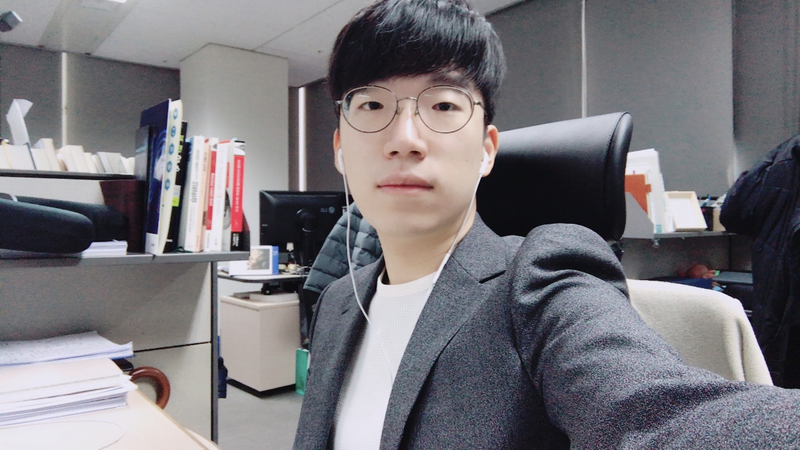
#> input picture Exploration/Ex04/human_segmentation/images/my_image.png, 800 x 450 px, found by its file name
$ jupyter execute --allow-errors baseline.ipynb
#> lines starting #> are read from the running program, lines starting #| are printed output that depends on the picture
[cell 1]
# os: Operating System의 줄임말로, 운영체제에서 제공되는 여러 기능을 파이썬에서 사용할 수 있도록 함 (Ex. 디렉토리 경로 이동, 시스템 환경 변수 가져오기 등)
# urllib: URL 작업을 위한 여러 모듈을 모은 패키지. (Ex. urllib.request, urllib.parse, ...)
# cv2: OpenCV 라이브러리로, 실시간 컴퓨터 비전을 목적으로 한 프로그래밍 라이브러리
# numpy(NumPy): 행렬이나 대규모 다차원 배열을 쉽게 처리할 수 있도록 지원하는 라이브러리. 데이터 구조 외에도 수치 계산을 위해 효율적으로 구현된 기능을 제공
# pixellib: 이미지 및 비디오 segmentation을 수행하기 위한 라이브러리.
# pixellib.semantic: segmentation 기법 중, semantic segmentation을 쉽게 사용할 수 있도록 만든 라이브러리
# matplotlib: 파이썬 프로그래밍 언어 및 수학적 확장 NumPy 라이브러리를 활용한 플로팅 라이브러리로, 데이터 시각화 도구
import os
import urllib
import cv2
import numpy as np
from pixellib.semantic import semantic_segmentation
from matplotlib import pyplot as plt

[cell 2]
# os 모듈에 있는 getenv() 함수를 이용하여 읽고싶은 파일의 경로를 file_path에 저장
# 준비한 이미지 파일의 경로를 이용하여, 이미지 파일을 읽음
# cv2.imread(경로): 경로에 해당하는 이미지 파일을 읽어서 변수에 저장
img_path = '/workspace/aiffel/human_segmentation/images/my_image.png'
img_orig = cv2.imread(img_path)
#> img_orig is the input picture: shape (450, 800, 3); mean B, G, R 123.2, 118.1, 120.4

print(img_orig.shape)
#| (450, 800, 3)

# cv2.cvtColor(입력 이미지, 색상 변환 코드): 입력 이미지의 색상 채널을 변경
# cv2.COLOR_BGR2RGB: 이미지 색상 채널을 변경 (BGR 형식을 RGB 형식으로 변경)
# plt.imshow(): 저장된 데이터를 이미지의 형식으로 표시, 입력은 RGB(A) 데이터 혹은 2D 스칼라 데이터
# https://matplotlib.org/stable/api/_as_gen/matplotlib.pyplot.imshow.html
# plt.show(): 현재 열려있는 모든 figure를 표시 (여기서 figure는 이미지, 그래프 등)
# https://matplotlib.org/stable/api/_as_gen/matplotlib.pyplot.show.html
plt.imshow(cv2.cvtColor(img_orig, cv2.COLOR_BGR2RGB))
plt.show()

[cell 3]
# 저장할 파일 이름을 결정합니다
# 1. os.getenv(x)함수는 환경 변수x의 값을 포함하는 문자열 변수를 반환합니다. model_dir 에 "/aiffel/human_segmentation/models" 저장
# 2. #os.path.join(a, b)는 경로를 병합하여 새 경로 생성 model_file 에 "/aiffel/aiffel/human_segmentation/models/deeplabv3_xception_tf_dim_ordering_tf_kernels.h5" 저장
# 1
model_dir = '/workspace/aiffel/human_segmentation/models'
# 2
model_file = os.path.join(
    model_dir, 'deeplabv3_xception_tf_dim_ordering_tf_kernels.h5')

# PixelLib가 제공하는 모델의 url입니다
model_url = 'https://github.com/ayoolaolafenwa/PixelLib/releases/download/1.1/deeplabv3_xception_tf_dim_ordering_tf_kernels.h5'

# 다운로드를 시작합니다
# urllib 패키지 내에 있는 request 모듈의 urlretrieve 함수를 이용해서 model_url에 있는 파일을 다운로드 해서 model_file 파일명으로 저장
urllib.request.urlretrieve(model_url, model_file)
#> (this line was passed over: the network is not available in this run)

#> (a cell that did not finish here is left out)

#> (a cell that did not finish here is left out)

[cell 6]
# pascalvoc 데이터의 라벨종류
LABEL_NAMES = [
    'background', 'aeroplane', 'bicycle', 'bird', 'boat', 'bottle', 'bus',
    'car', 'cat', 'chair', 'cow', 'diningtable', 'dog', 'horse', 'motorbike',
    'person', 'pottedplant', 'sheep', 'sofa', 'train', 'tv'
]
len(LABEL_NAMES)

#> (a cell that did not finish here is left out)

#> (a cell that did not finish here is left out)

[cell 9]
# 아래 코드를 이해하지 않아도 좋습니다
# PixelLib에서 그대로 가져온 코드입니다
# 주목해야 할 것은 생상 코드 결과물이예요!

# 컬러맵 만들기
colormap = np.zeros((256, 3), dtype=int)
ind = np.arange(256, dtype=int)

for shift in reversed(range(8)):
    for channel in range(3):
        colormap[:, channel] |= ((ind >> channel) & 1) << shift
    ind >>= 3

colormap[:20]  # 생성한 20개의 컬러맵 출력

[cell 10]
colormap[15]  # 컬러맵 15에 해당하는 배열 출력 (pacalvoc에 LABEL_NAMES 15번째인 사람)

[cell 11]
seg_color = (128, 128,192) # 색상순서 변경 - colormap의 배열은 RGB 순이며 output의 배열은 BGR 순서로 채널 배치가 되어 있어서

#> (a cell that did not finish here is left out)

[cell 13]
# 원본이미지를 img_show에 할당한뒤 이미지 사람이 있는 위치와 배경을 분리해서 표현한 color_mask 를 만든뒤 두 이미지를 합쳐서 출력
img_show = img_orig.copy()

# True과 False인 값을 각각 255과 0으로 바꿔줍니다
#> (the rest of this cell did not finish here and is left out)

[cell 14]
# (13,13)은 blurring kernel size를 뜻합니다
# 다양하게 바꿔보세요
img_orig_blur = cv2.blur(img_orig, (13, 13))
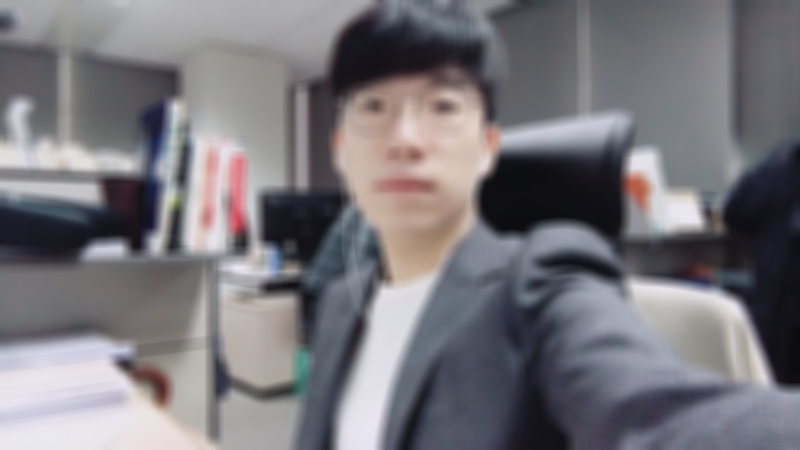
#> img_orig_blur: shape (450, 800, 3); mean B, G, R 123.2, 118.1, 120.4

# plt.imshow(): 저장된 데이터를 이미지의 형식으로 표시한다.
# cv2.cvtColor(입력 이미지, 색상 변환 코드): 입력 이미지의 색상 채널을 변경
# cv2.COLOR_BGR2RGB: 원본이 BGR 순서로 픽셀을 읽다보니
# 이미지 색상 채널을 변경해야함 (BGR 형식을 RGB 형식으로 변경)
plt.imshow(cv2.cvtColor(img_orig_blur, cv2.COLOR_BGR2RGB))
plt.show()


$ run again, with Exploration/Ex04/human_segmentation/images/leo.png copied over Exploration/Ex04/human_segmentation/images/my_image.png
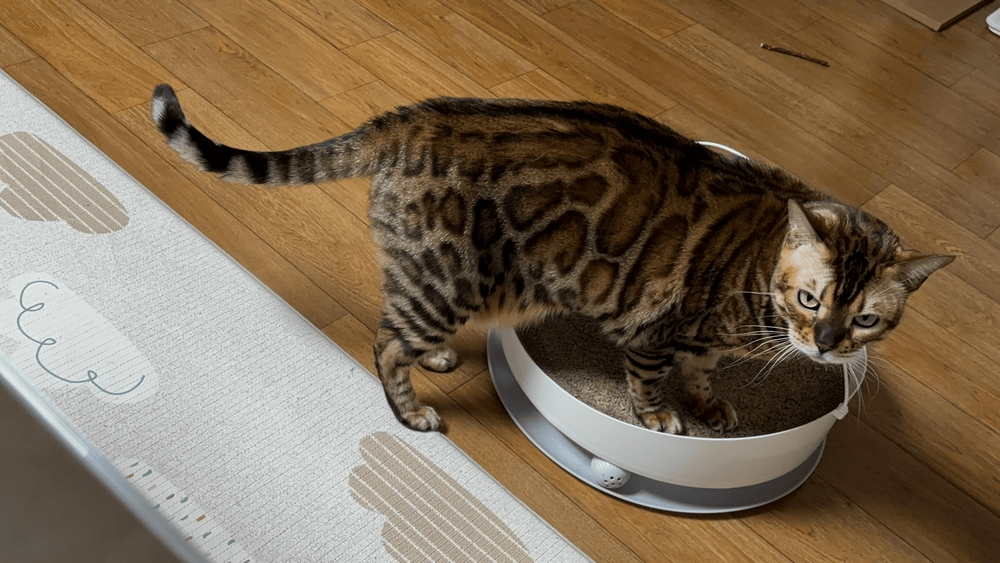
#> input picture Exploration/Ex04/human_segmentation/images/leo.png, 1000 x 563 px, shrunk from 1440 x 811 before the run, found by its file name
#> img_orig is the input picture: shape (563, 1000, 3); mean B, G, R 83.9, 107, 126.1
#| (563, 1000, 3)
#> `img_orig_blur = cv2.blur(img_orig, (13, 13))`:
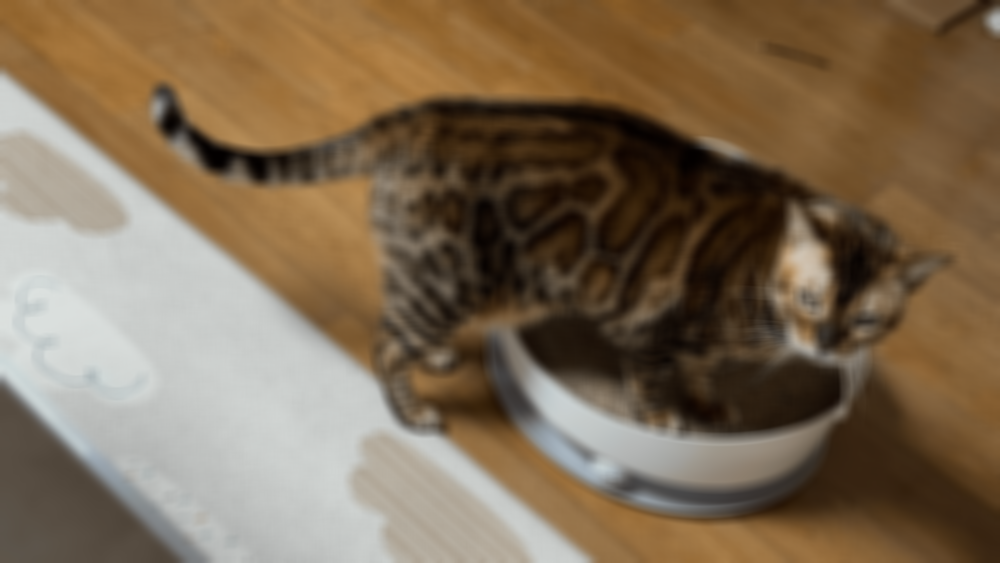
#> img_orig_blur: shape (563, 1000, 3); mean B, G, R 83.9, 107, 126.1

$ run again, with Exploration/Ex04/human_segmentation/images/person.png copied over Exploration/Ex04/human_segmentation/images/my_image.png
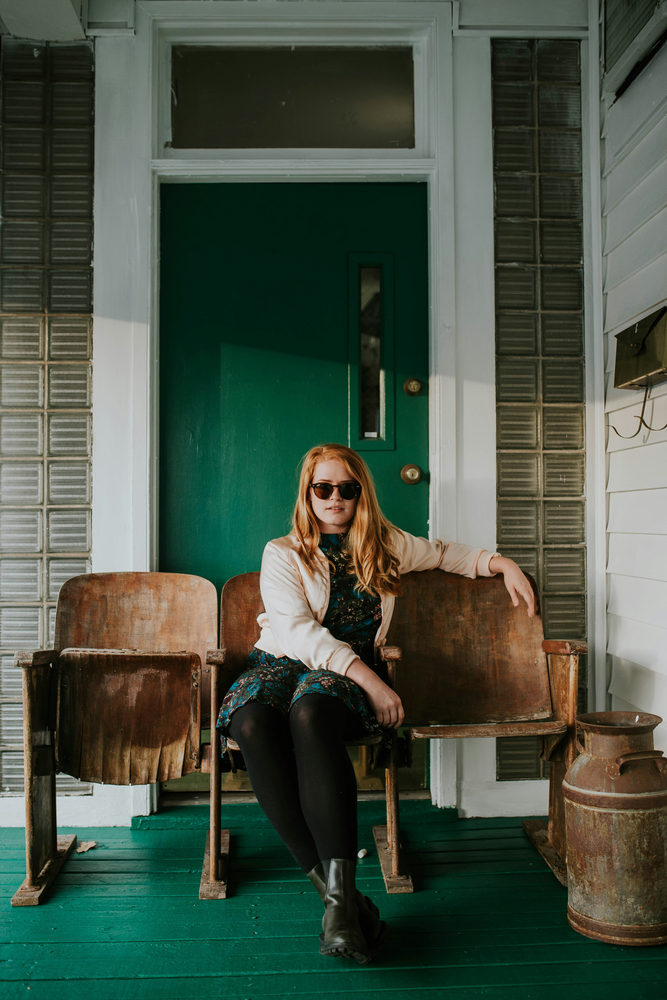
#> input picture Exploration/Ex04/human_segmentation/images/person.png, 667 x 1000 px, shrunk from 3547 x 5320 before the run, found by its file name
#> img_orig is the input picture: shape (1000, 667, 3); mean B, G, R 68.6, 82.7, 70.5
#| (1000, 667, 3)
#> `img_orig_blur = cv2.blur(img_orig, (13, 13))`:
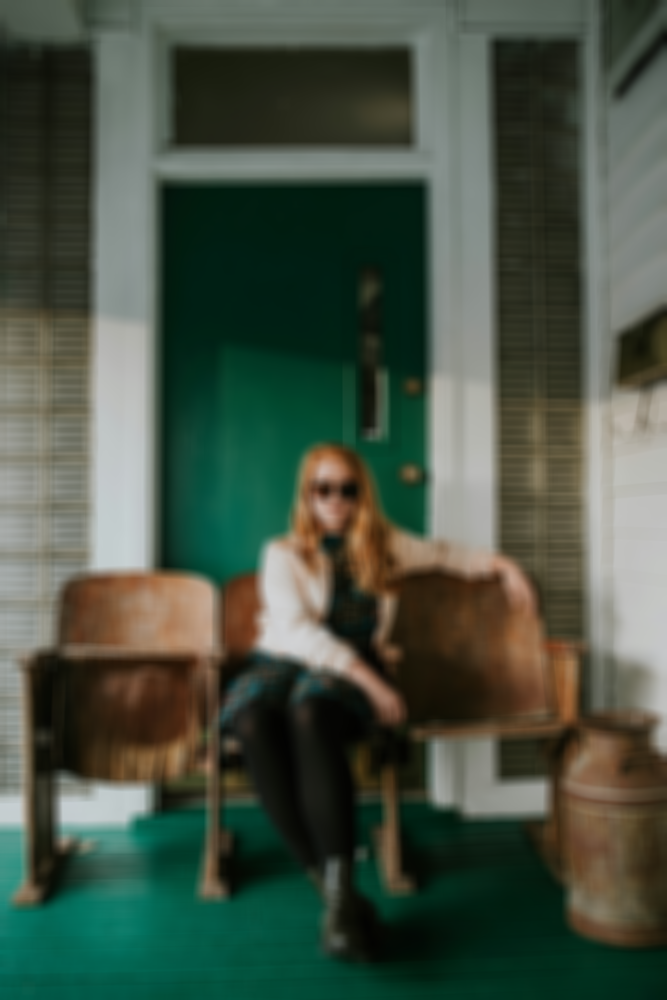
#> img_orig_blur: shape (1000, 667, 3); mean B, G, R 68.6, 82.7, 70.5
